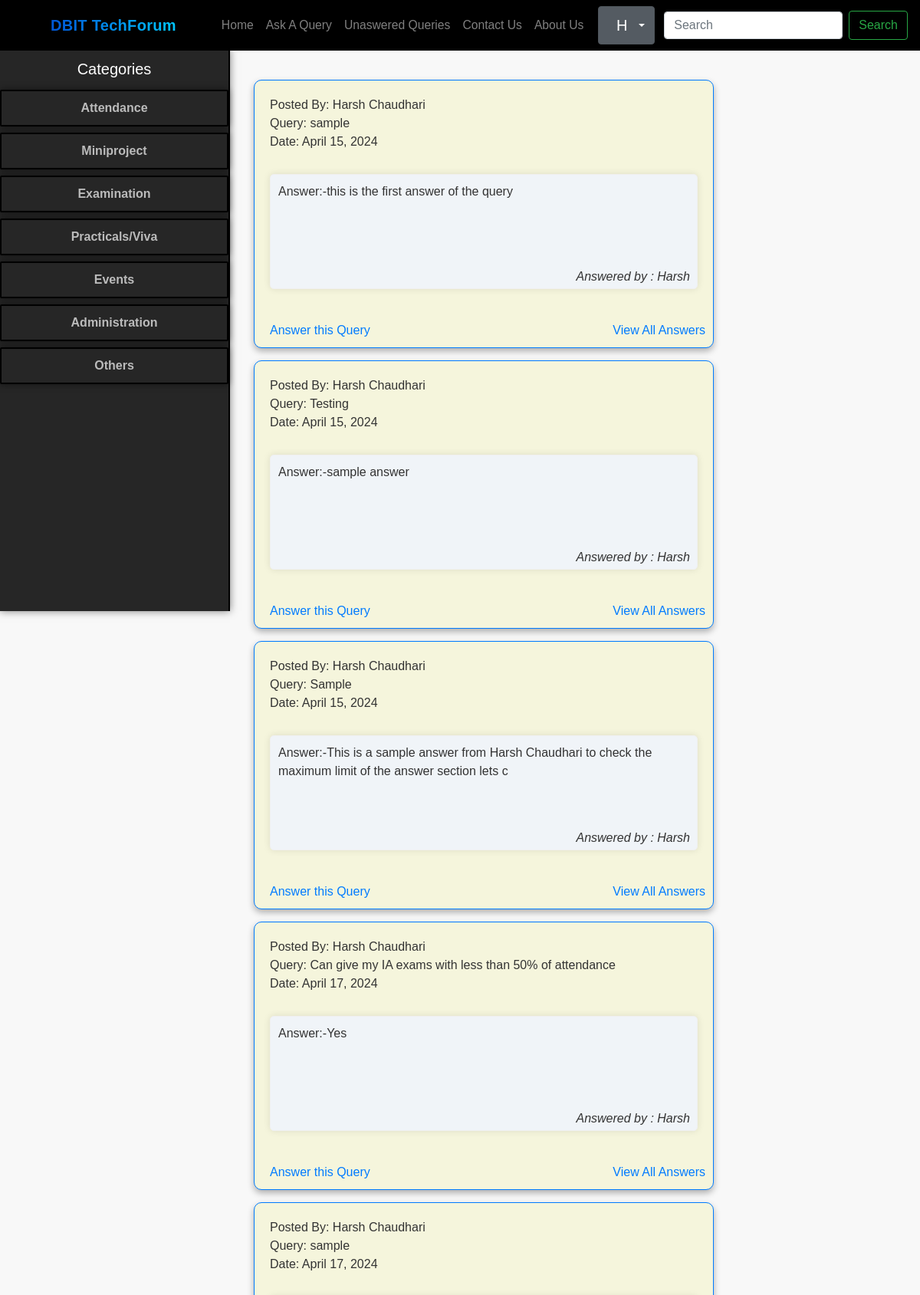
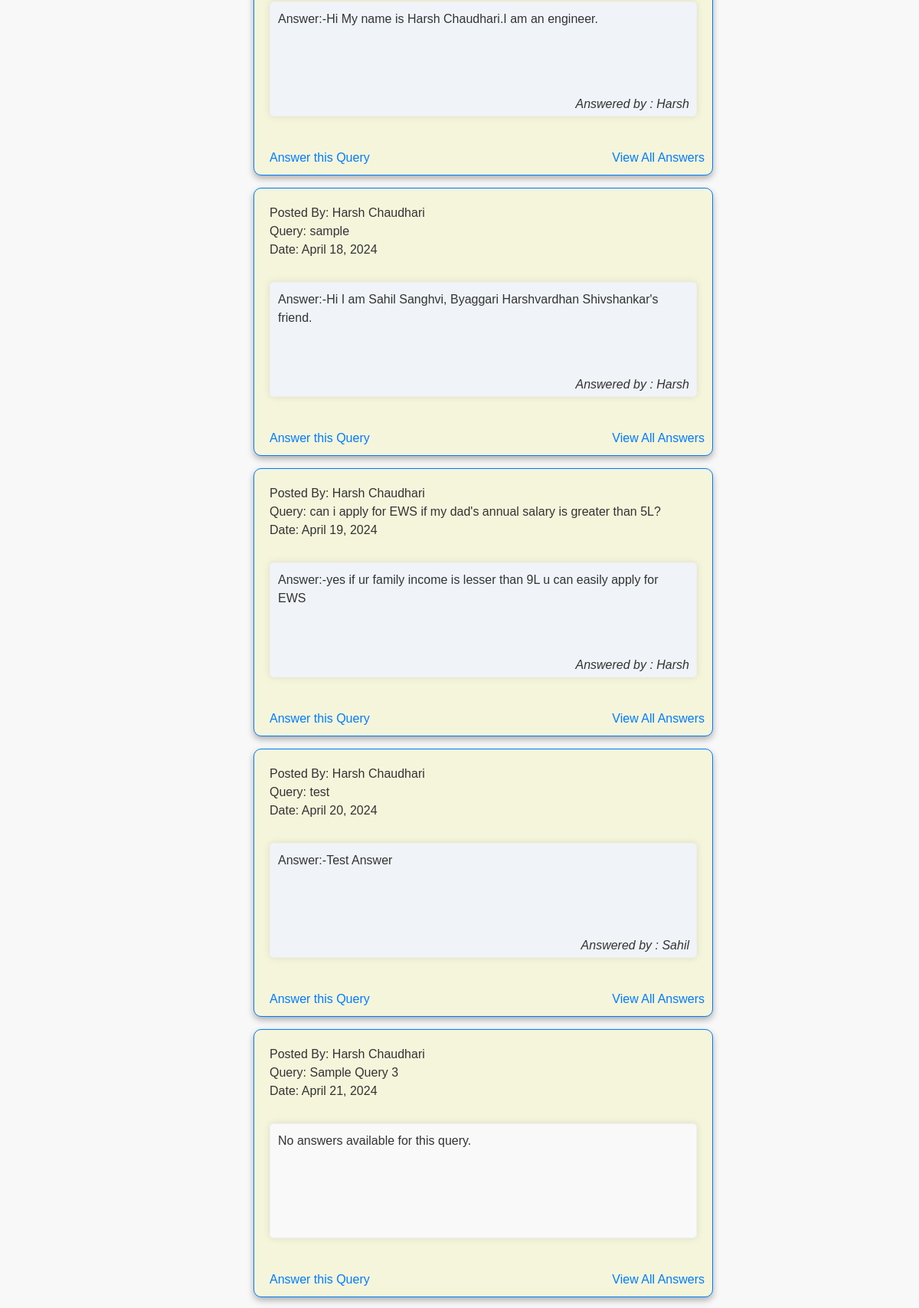
Screenshot of /AllQueries (signed in, upper part) with the database file from the repository (2 pictures, top to bottom).
### Home/models.py (models this page shows, shortened)
class Querry(models.Model):
    query_id = models.AutoField(primary_key=True)
    user = models.ForeignKey(User, on_delete=models.CASCADE)
    name = models.CharField(max_length=122)
    email = models.EmailField(max_length=122)
    desc = models.TextField()
    date = models.DateField(default=date.today)
    Cat = models.CharField(max_length=20, default='Other')
    view_count = models.IntegerField(default=0)

class Answers(models.Model):
    answer_id = models.AutoField(primary_key=True)
    user = models.ForeignKey(User, on_delete=models.CASCADE)
    query = models.ForeignKey(Querry,related_name='answers', on_delete=models.CASCADE)
    response = models.TextField()
    rating = models.IntegerField(default=0)
    date = models.DateField(default=date.today)

### Home/views.py (the view)
# urls.py: path("AllQueries", views.AllQueries, name='AllQueries'),
@never_cache
@login_required
def AllQueries(request):
    user = request.user
    EList = Querry.objects.filter(user=user)
    fname = request.session.get('fname', None)
    initials = ''.join([name[0].upper() for name in fname.split()[:2]]) if fname else 'NA'
    return render(request, 'AllQueries.html', {'initials': initials, 'EList': EList})

### Templates/AllQueries.html (shortened to what this page needs)
{% extends "base.html" %}
{% block body %}
<div class="Query col-md-5" style="padding: 0; margin-top: 40px; margin-left: 15px;">
  <ul class="query-list">
    {% for event in EList %}
    <li class="query-card" style="width: 640px;">
      <div>
        Posted By: {{ event.name }} <br>
        Query: {{ event.desc }}<br>
        Date: {{ event.date }}<br>
      </div>
      {% if event.answers.exists %}
        {% with first_answer=event.answers.first %}
        <ul class="answerList" style="list-style-type: none; padding: 0; margin-top: 20px;">
          <li class="answer-card">
            Answer:-{{ first_answer.response }}<br>
          </li>
        </ul>
        <div class="answered-by">
          Answered by : {{ first_answer.user.username }}
        </div>
        {% endwith %}
      {% else %}
        <div class="answerList" style="list-style-type: none; padding: 0; margin-top: 20px;">
          <div class="answer-card" style="background-color: var(--color-gray-100);">
            <p>No answers available for this query.</p>
          </div>
        </div>
      {% endif %}
      <div class="query-actions">
        <a href="{% url 'AllAnswers' query_id=event.query_id %}">View All Answers</a>
      </div>
      <div class="query-actions-left">
        <a href="{% url 'AnsweringQuery' query_id=event.query_id %}">Answer this Query</a>
      </div>
    </li>
    {% endfor %}
  </ul>
</div>
</body>
{% endblock body %}

### static/global.css (style rules this page uses)
:root { --color-bg: #f8f8f8; --color-black: #000000; --color-dark: #262626; --color-gray-100: #f9f9f9; --color-gray-300: #cccccc; --color-gray-600: #868e96; --color-brand: #007bff; --color-brand-2: #168cb7; --color-text: #333333; --navbar-height: 56px; --sidebar-width: 300px; }
html, body { height: 100%; }
body { background-color: var(--color-bg); font-family: Arial, Helvetica, sans-serif; color: var(--color-text); padding-top: var(--navbar-height); }
.query-list { list-style: none; padding: 0; margin: 4px auto; }
.query-card { border: 1px solid var(--color-brand); padding: 20px; margin: 0 0 16px; border-radius: 10px; width: 100%; max-width: 600px; height: 350px; background-color: beige; position: relative; box-shadow: 0 4px 8px rgba(0,0,0,0.3); }
.answer-card { border: 1px solid #f0f0f0; background-color: #f0f4f8; padding: 10px; margin-bottom: 10px; border-radius: 5px; height: 150px; margin-top: 30px; box-shadow: 0 0 10px rgba(0,0,0,0.1); }
.answered-by { position: absolute; bottom: 80px; right: 30px; font-style: italic; }
.query-actions { position: absolute; bottom: 10px; right: 10px; }
.query-actions-left { position: absolute; bottom: 10px; left: 20px; }

### rows the page displays
Querry: name "Harsh Chaudhari", desc "sample", date "April 15, 2024", answers.first.response "this is the first answer of the query", answers.first.user.username "Harsh"
Querry: name "Harsh Chaudhari", desc "Testing", date "April 15, 2024", answers.first.response "sample answer", answers.first.user.username "Harsh"
Querry: name "Harsh Chaudhari", desc "Sample", date "April 15, 2024", answers.first.response "This is a sample answer from Harsh Chaudhari to check the maximum limit of the answer section lets c", answers.first.user.username "Harsh"
Querry: name "Harsh Chaudhari", desc "Can give my IA exams with less than 50% of attendance", date "April 17, 2024", answers.first.response "Yes", answers.first.user.username "Harsh"
Querry: name "Harsh Chaudhari", desc "sample", date "April 17, 2024", answers.first.response "Hi My name is Harsh Chaudhari.I am an engineer.", answers.first.user.username "Harsh"
Querry: name "Harsh Chaudhari", desc "sample", date "April 18, 2024", answers.first.response "Hi I am Sahil Sanghvi, Byaggari Harshvardhan Shivshankar's friend.", answers.first.user.username "Harsh"
Querry: name "Harsh Chaudhari", desc "can i apply for EWS if my dad's annual salary is greater than 5L?", date "April 19, 2024", answers.first.response "yes if ur family income is lesser than 9L u can easily apply for EWS", answers.first.user.username "Harsh"
Querry: name "Harsh Chaudhari", desc "test", date "April 20, 2024", answers.first.response "Test Answer", answers.first.user.username "Sahil"
Querry: name "Harsh Chaudhari", desc "Sample Query 3", date "April 21, 2024", shows "No answers available for this query."

### other values shown
{{ initials }} "H"
